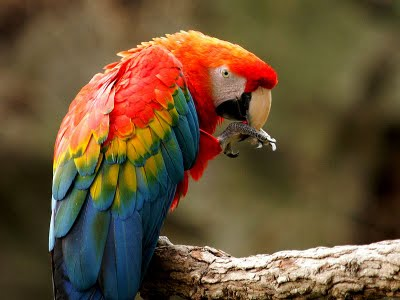
#> input picture TASK-7/arara.jpg, 400 x 300 px, found by its file name
$ python ISSUE7.py
#> lines starting #> are read from the running program, lines starting #| are printed output that depends on the picture; after the words box and inside, x2 and y2 are one past the last pixel; in counts of white or black regions, pixels touching at a corner belong together
import cv2
imagem = cv2.imread("C:\\Users\\LABIC\\Desktop\\Yosef Lab\\LAPISCO-TASKS-1\\TASK-7\\arara.jpg")
#> imagem is the input picture: shape (300, 400, 3); mean B, G, R 54.4, 82.8, 105.2
imagem_cinza = cv2.cvtColor(imagem,cv2.COLOR_BGR2GRAY)
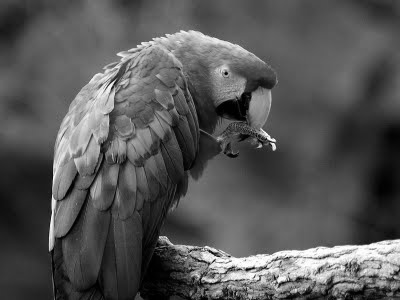
#> imagem_cinza: shape (300, 400); min 0, max 255, mean 86.3
#repeti o que fiz nas questões passsadas, o novo desafio começa à partir daqui.
#apliquei a limiarização, utilizei  o otsu para não calcular a nota de corte menor e utilizei "_," para não aparecer o resultado, testei alguns valores da nota de corte para apresentar resultados diferentes, mostrei a imagem e salvei a imagem.
_, imagem_1 = cv2.threshold(imagem_cinza, 0, 255, cv2.THRESH_BINARY + cv2.THRESH_OTSU)
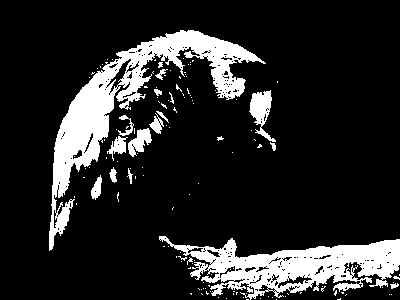
#> imagem_1: shape (300, 400); 15.5% white; 135 white regions (118 under 20 px), largest, box (x1, y1, x2, y2) and area: (49, 30, 266, 251) 9107, (159, 236, 400, 300) 7147, (249, 90, 276, 142) 643
cv2.imshow("imagem_Limirizada", imagem_1)
cv2.imwrite("Imagem.jpg", imagem_1)
cv2.waitKey(0)
cv2.destroyAllWindows
